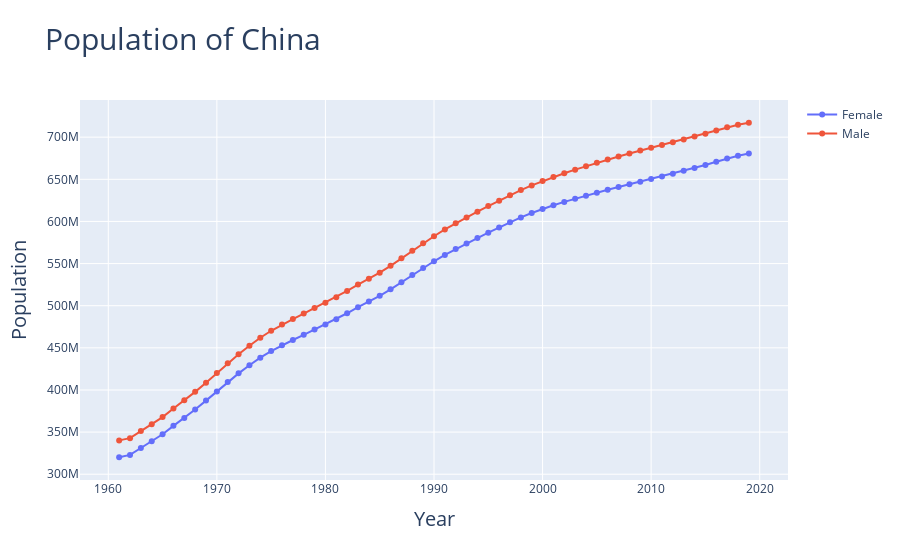

The code cell stored with this chart in its notebook:
### Code cell
fig6 = go.Figure()

# Add traces
fig6.add_trace(go.Scatter(x=x, y=china_fe_population,
                    mode='lines+markers',
                    name='Female'))
fig6.add_trace(go.Scatter(x=x, y=china_ma_population,
                    mode='lines+markers',
                    name='Male'))
fig6.update_layout(barmode='stack', xaxis = dict(title='Year', titlefont_size=20),
                  yaxis = dict(title='Population', titlefont_size=20), title = "Population of China", titlefont_size=30)

fig6.show()
